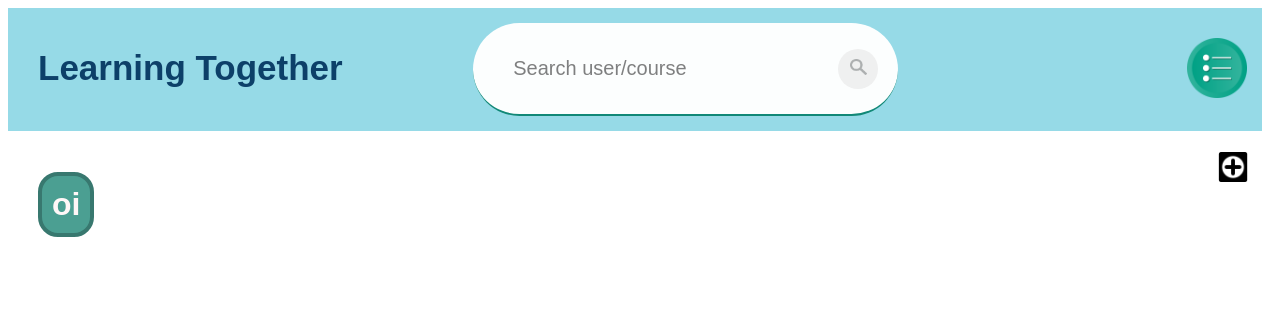
/teachingUnit/5 (signed in), run on an earlier commit of the app's database.
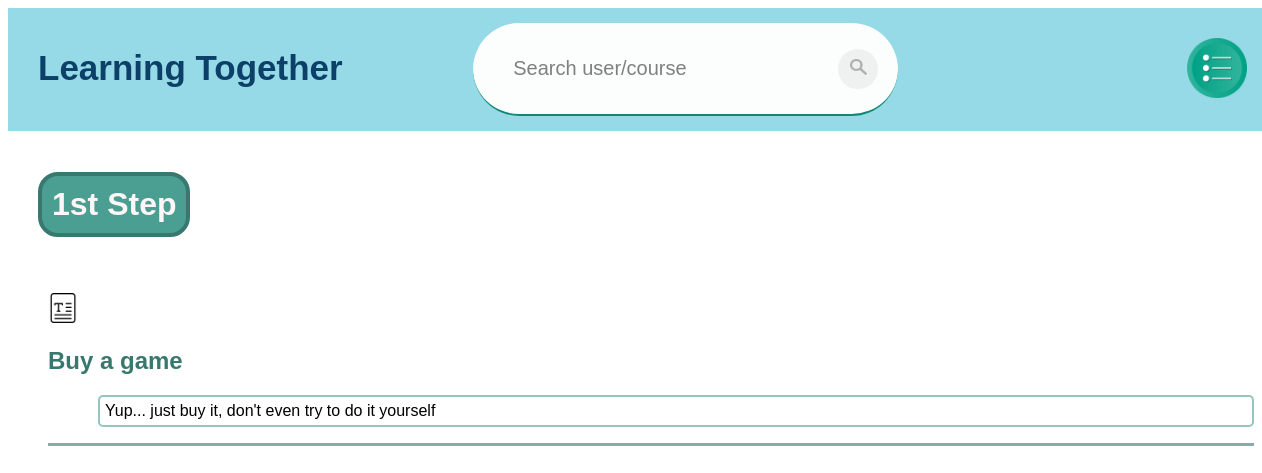
And on a later commit of the database.
### app/models.py (models this page shows, shortened)
class TeachingUnit(models.Model):
    courseId = models.ForeignKey(Course, on_delete=models.CASCADE)
    name = models.CharField(max_length=100)

class Material(models.Model):
    unitId = models.ForeignKey(TeachingUnit, on_delete=models.CASCADE)
    materialName = models.CharField(max_length=100)
    content = models.TextField(null=True)
    type=models.TextField(null=True,blank=True)

### app/views.py (the view)
# urls.py: path('teachingUnit/<id>', views.teachingUnitPage, name='teachingUnitPage'),
def teachingUnitPage(request, id):
    unit = models.TeachingUnit.objects.filter(id__exact=id)
    if not unit:
        s.error(request, 'Teaching unit does not exist.',
                button="OK", timer=2000)
        return redirect('home')
    else:
        course = models.Course.objects.get(id=unit[0].courseId.id)
        courseMade = models.CoursesMade.objects.filter(courseId__exact=course.id)
        thisUser = False
        if request.user.is_authenticated:
            if courseMade[0].publicId.profileId.userId.id == request.user.id:
                thisUser = True
        materials = models.Material.objects.filter(unitId__exact=unit[0])
        return render(request, "app/teachingUnit.html", {'unit': unit[0],
                                                         'materials': materials,
                                                         'thisUser': thisUser,
                                                         'showOptions': False})

### templates/app/teachingUnit.html (shortened to what this page needs)
{% extends 'app/base.html' %} {% block content %}
{% include 'app/navBar.html' with thisUser=thisUser userId=userId showOptions=showOptions %}
{% load static %}
<head>
  <link rel="stylesheet" href="..\static\addtu.css">
</head>
<div class="all">
    <div class="heading">
      <h1>{{unit.name}}</h1>
    </div>
    {% if thisUser %}
    <div class="material_ADD_REM">
        <div class="dropdown", style="float:right;">
          <button class="btnMat"><img style="width:30px" src="{% static 'images/' %}plus.png"></button>
        </div>
    </div>
    {% endif %}
</div>
<div>
  <br />
  <ul>
    {% for material in materials %}
    <li style="border-bottom: 3px solid #3878709c; list-style-type: none;">
      {% if material.type == 'written' %}
      <img style="width:30px" src="{% static 'images/' %}text.png">
      <h2> {{material.materialName}} </h2>
      <p class="content">{{material.content}} </p>
      {% endif %}
    </li>
    <br />
    {% endfor %}
  </ul>
</div>
{% endblock %}

What changed in the data, as far as the page shows it:
changed TeachingUnit: name "oi" → "1st Step"
now on this page (row edited): Material: materialName "Buy a game", content "Yup... just buy it, don't even try to do it yourself"
